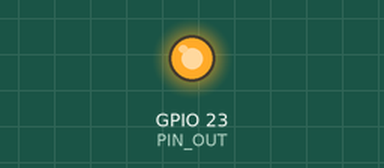
Simulated run of this sketch. Board: ESP32. Parts: output pins drawn as LEDs (lit = HIGH).

Above: at 0.15 s.
Timing chart, 0 to 2.0 s (numbered marks = the images above):
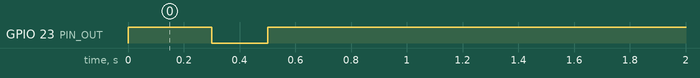

Measured:
- by itself, GPIO 23 (PIN_OUT): HIGH → LOW at 0.30 s, → HIGH 0.20 s later

The sketch:

2025_08_19_tucker_interactive_v1.00_Version2.ino
```cpp
// ESP32 Arduino sketch
// Pattern: HIGH 0.3s -> LOW 0.2s -> HIGH 15min -> repeat

// Choose a pin that doesn't interfere with boot:
const int PIN_OUT = 23;  // safe at boot on ESP32

// Durations in milliseconds
const uint32_t T_HIGH_SHORT = 300;        // 0.3 s
const uint32_t T_LOW_SHORT  = 200;        // 0.2 s
const uint32_t T_HIGH_LONG  = 15UL * 60UL * 1000UL;  // 15 minutes = 900,000 ms

enum Phase : uint8_t { PH_HIGH_SHORT, PH_LOW_SHORT, PH_HIGH_LONG };
Phase phase = PH_HIGH_SHORT;

uint32_t phaseStartMs = 0;

void enterPhase(Phase p) {
  phase = p;
  phaseStartMs = millis();

  switch (phase) {
    case PH_HIGH_SHORT:
      digitalWrite(PIN_OUT, HIGH);
      break;
    case PH_LOW_SHORT:
      digitalWrite(PIN_OUT, LOW);
      break;
    case PH_HIGH_LONG:
      digitalWrite(PIN_OUT, HIGH);
      break;
  }
}

void setup() {
  pinMode(PIN_OUT, OUTPUT);
  digitalWrite(PIN_OUT, LOW);  // defined state at boot
  enterPhase(PH_HIGH_SHORT);
}

void loop() {
  uint32_t now = millis();

  switch (phase) {
    case PH_HIGH_SHORT:
      if (now - phaseStartMs >= T_HIGH_SHORT) {
        enterPhase(PH_LOW_SHORT);
      }
      break;

    case PH_LOW_SHORT:
      if (now - phaseStartMs >= T_LOW_SHORT) {
        enterPhase(PH_HIGH_LONG);
      }
      break;

    case PH_HIGH_LONG:
      if (now - phaseStartMs >= T_HIGH_LONG) {
        // Cycle complete; restart
        enterPhase(PH_HIGH_SHORT);
      }
      break;
  }

  // Do other work here without blocking...
}
```
